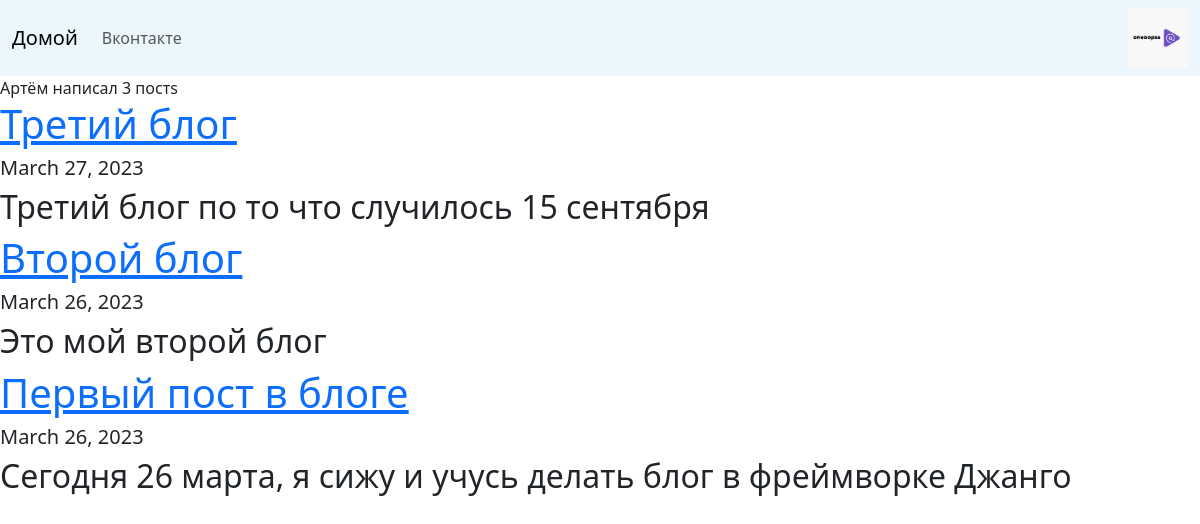
Screenshot of /blog/ with the database file from the repository.
### blog/models.py (models this page shows)
class Blog(models.Model):
    title = models.CharField(max_length=100)
    discription = models.CharField(max_length=200)
    text = models.TextField()
    date = models.DateField(auto_now=False, auto_now_add=False,)

### blog/views.py (the view)
# urls.py: path('', views.all_blogs, name='blog',),
def all_blogs(r):
    blogs = Blog.objects.order_by('-date')
    return render(r, 'blog/all_blogs.html', {'blogs':blogs})

### blog/templates/blog/all_blogs.html
{% extends 'portfolio/base.html' %}
{% block content %}
Артём написал {{ blogs.count }} пост{{ blogs.count | pluralize }}
{% for blog in blogs %}
    <a href="{% url 'blog:detail' blog.id  %}"><h1>{{blog.title}}</h1></a>
    <h5>{{blog.date}}</h5>
    <h2>{{blog.discription}}</h2>
{% endfor %}
{% endblock %}

### rows the page displays
Blog: title "Третий блог", date "March 27, 2023", discription "Третий блог по то что случилось 15 сентября"
Blog: title "Второй блог", date "March 26, 2023", discription "Это мой второй блог"
Blog: title "Первый пост в блоге", date "March 26, 2023", discription "Сегодня 26 марта, я сижу и учусь делать блог в фреймворке Джанго"

### other values shown
{{ blogs.count }} "3"
{{ blogs.count | pluralize }} "s"
